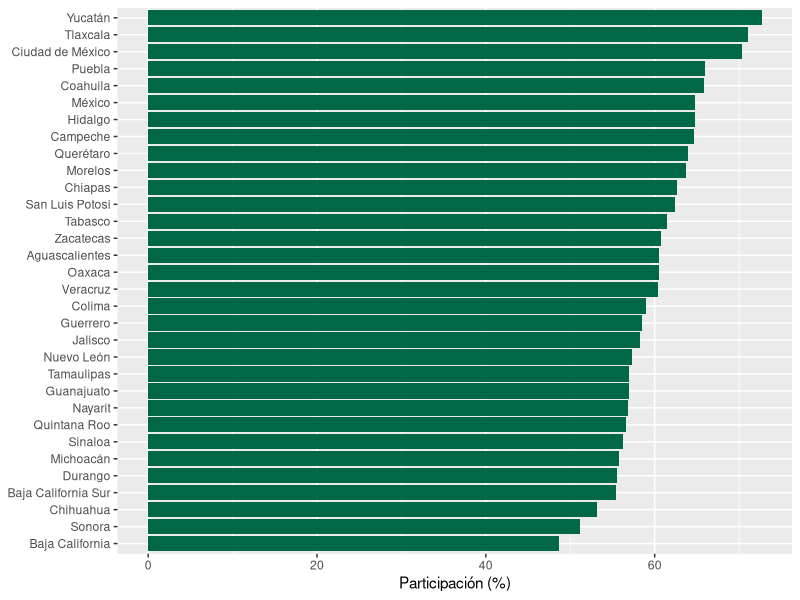
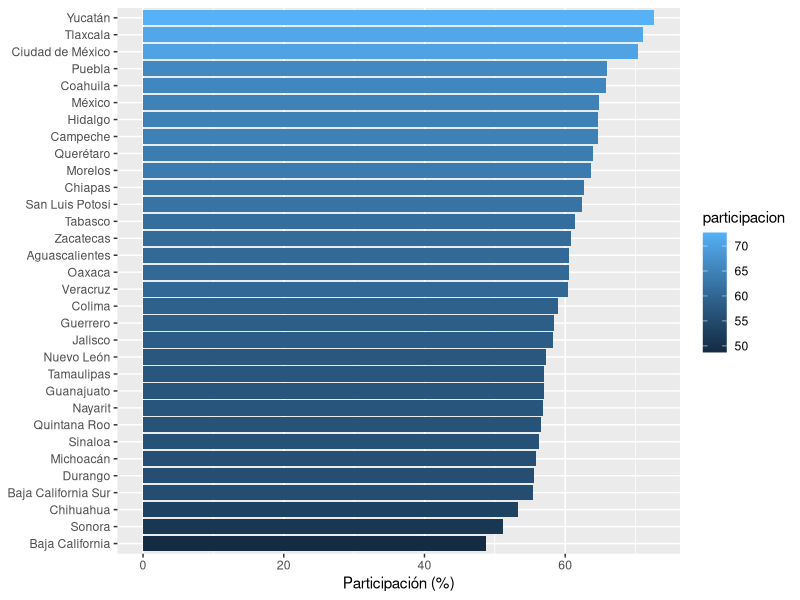
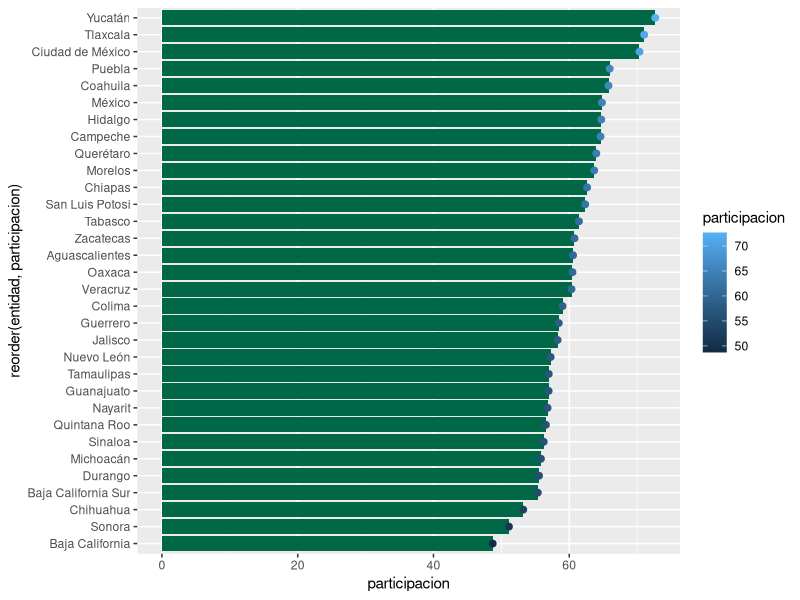
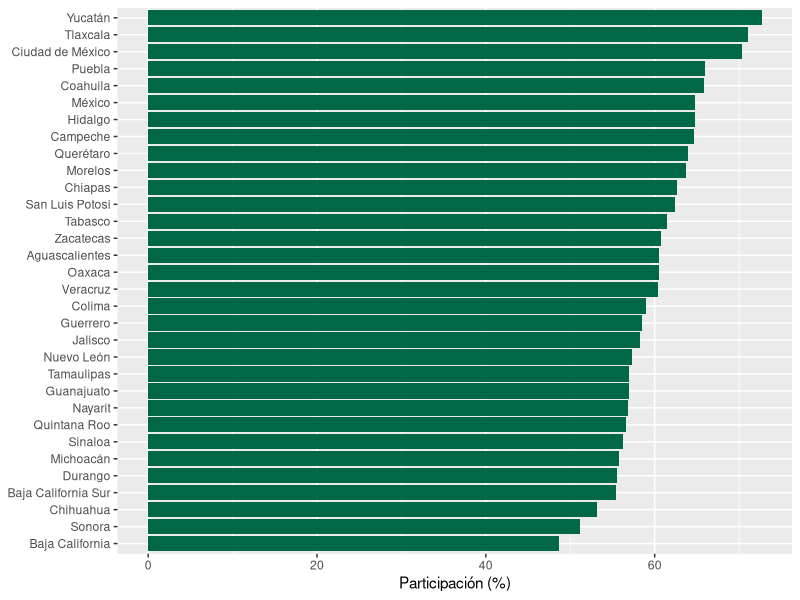
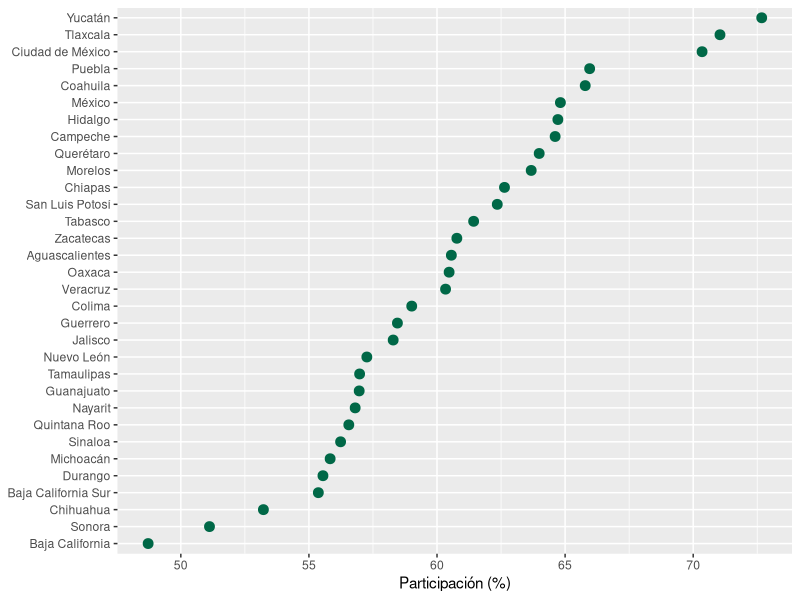
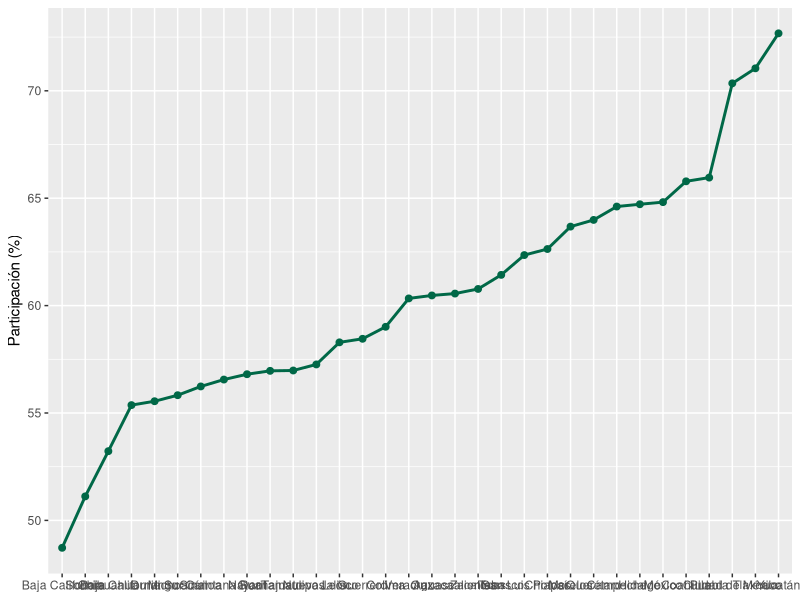
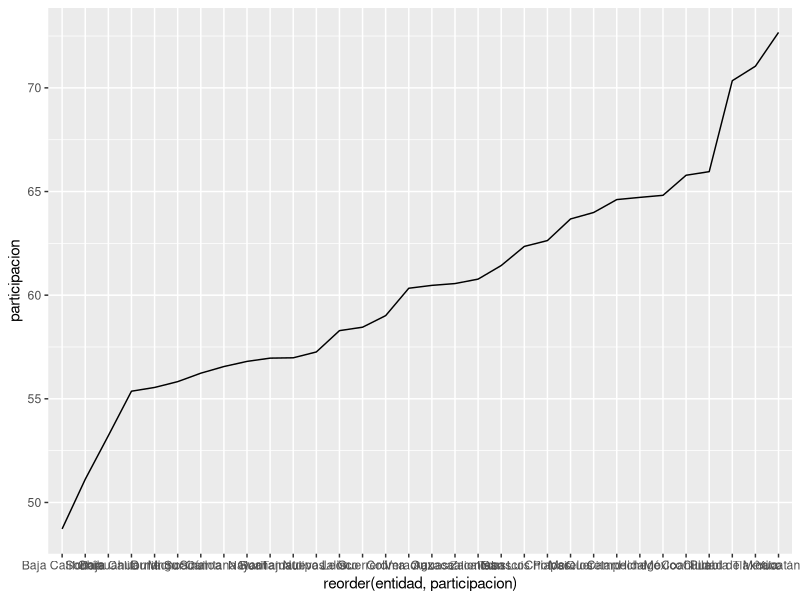
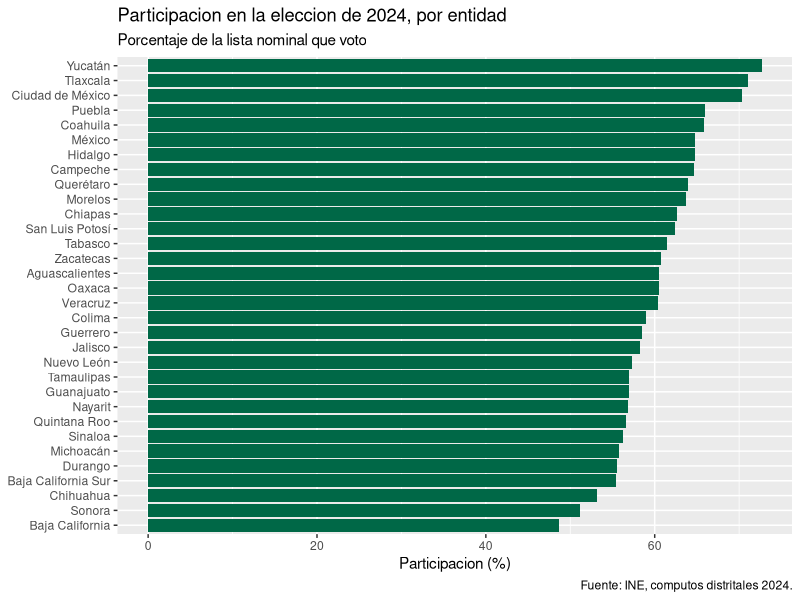

Here is the R script that generated these plots, in order:
# ==============================================================
# Laboratorio de R para Ciencia Política — ITAM
# Sesión 05 · La gramática de los gráficos
# ---------------------------------------------------------------
# Qué vamos a hacer hoy:
#   Entender por qué un gráfico de ggplot2 se arma por capas y no se elige
#   de un menú, escoger entre barras, puntos y línea según la pregunta que
#   tengamos, y justificar una paleta de color como una decisión sustantiva,
#   no un gusto estético. Al final el gráfico prestado de la sesión 1 queda
#   explicado por completo.
#
# Qué necesitas antes de empezar:
#   Haber corrido las sesiones 3 y 4. Usamos filter(), arrange(), mutate()
#   y el pipe |> sin volver a explicarlos.
#
# Datos: INE, cómputos distritales de la elección presidencial de 2024,
#        agregados por entidad y por municipio. Ver datos/README.md.
# Autor: Emiliano Miranda González
# ==============================================================

# ESTA ES LA VERSIÓN RESUELTA. Se publica después de la sesión.
# Si estás en clase, usa 05_script.R.


# ---- 0. Los paquetes ----

#   install.packages(c("tidyverse", "here"))

library(tidyverse)   # dplyr, ggplot2, readr
library(here)


# ---- 1. Los datos de hoy ----

# Dos bases, mismo origen: una agregada por entidad (32 filas, la que ya
# conoces de la sesión 1) y una por municipio (2,475 filas, mucho más fina).
# Hoy las vamos a usar para lo mismo que siempre: hacer gráficos. Lo nuevo
# no es el dato, es entender POR QUÉ el gráfico que ya sabes copiar se ve
# como se ve.

resultados_entidad   <- read_csv(here("datos", "limpios", "presidencial_2024_entidad.csv"))
resultados_municipio <- read_csv(here("datos", "limpios", "presidencial_2024_municipio.csv"))


# ---- 2. La gramática no es un menú ----

# "Gramática de gráficos" no es una metáfora decorativa: significa que un
# gráfico de ggplot2 tiene piezas fijas, con una función cada una, y que se
# combinan con reglas — igual que un idioma. No es un catálogo del que
# eliges "el gráfico de barras" o "el de pastel"; es una receta que armas.
#
# Las piezas, en el orden en que las vas a usar casi siempre:
#
#   1. LOS DATOS       — el tibble que le pasas a ggplot()
#   2. aes()            — qué columna va en cada canal visual (x, y, color...)
#   3. UN geom_*()       — qué forma toman esos datos (barra, punto, línea)
#   4. labs()            — qué hay que leer: título, ejes, fuente
#   5. theme() y ajustes — todo lo que NO son los datos: tamaños, cuadrícula,
#                          facetas, límites de eje
#
# Y hay una regla que resuelve la mitad de las dudas de esta hora:
#
#   TODO LO QUE DEPENDE DE UNA VARIABLE VA DENTRO DE aes().
#   LO QUE ES CONSTANTE PARA TODO EL GRÁFICO VA FUERA.
#
# Compáralas. Son casi el mismo bloque:

# Versión FIJA: un solo verde para las 32 barras, sin importar el dato.
# "#006847" no depende de ninguna columna, por eso va FUERA de aes().
ggplot(resultados_entidad, aes(x = participacion, y = reorder(entidad, participacion))) +
  geom_col(fill = "#006847") +
  labs(x = "Participación (%)", y = NULL)

# ← COMPLETA: la misma idea, pero ahora el color SÍ depende del dato.
# Mapea fill a la propia columna participacion DENTRO de aes(), para que
# cada barra se pinte según su valor. Usa la misma base y las mismas
# columnas que el bloque de arriba; solo cambia dónde va fill.
grafico_participacion_mapeada <- ggplot(
  resultados_entidad,
  aes(x = participacion, y = reorder(entidad, participacion), fill = participacion)
) +
  geom_col() +
  labs(x = "Participación (%)", y = NULL)

grafico_participacion_mapeada

# Fíjate en la diferencia: en la primera versión, fill = "#006847" es un
# argumento de geom_col(), fuera de aes(), y por eso es constante. En la
# segunda, fill = participacion está DENTRO de aes(), y por eso ggplot2
# entiende que tiene que leer la columna fila por fila y decidir un color
# distinto para cada una. La sintaxis se parece; el significado es opuesto.


# ---- 3. aes() global contra aes() local ----

# Un aes() escrito dentro de ggplot() es GLOBAL: todas las capas que
# vengan después lo heredan sin que tengas que repetirlo. Un aes() escrito
# dentro de un geom_*() es LOCAL: solo aplica a esa capa.

ggplot(resultados_entidad, aes(x = participacion, y = reorder(entidad, participacion))) +
  geom_col(fill = "#006847") +                        # hereda x e y; no necesita más
  geom_point(aes(colour = participacion), size = 2)    # aes() local: solo esta capa mapea colour

# Este gráfico no es bonito a propósito: es para ver la mecánica, no para
# publicarse. Las barras se quedaron fijas en verde porque su fill sigue
# fuera de aes(); los puntos encima sí cambian de color porque su aes()
# local mapeó colour a participacion. Cuando en la sesión 7 escribas
# ggplot(datos, aes(...)) + geom_sf(...), es exactamente esta misma regla.


# ---- 4. Tres geoms, un mismo esqueleto ----

# El catálogo completo de geoms de ggplot2 tiene decenas de funciones. Con
# tres alcanza para casi todo lo que vas a necesitar en el resto del curso:
# barras para comparar magnitudes entre categorías, puntos para comparar
# valores finos o relaciones entre dos variables, y línea para series
# donde el orden en el eje x significa algo. (El resto — histograma,
# boxplot, geom_smooth() — llega cuando hace falta, en las sesiones 6 y 8.)

# Barras: geom_col(). La longitud codifica la magnitud, y una longitud se
# lee desde cero — por eso una barra que no arranca en cero miente.
ggplot(resultados_entidad, aes(x = participacion, y = reorder(entidad, participacion))) +
  geom_col(fill = "#006847") +
  labs(x = "Participación (%)", y = NULL)

# ← COMPLETA: el mismo esqueleto de arriba, cambiando solo el geom.
# Copia el bloque anterior y sustituye geom_col() por geom_point(size = 3).
# Deja aes() exactamente igual.
grafico_puntos_participacion <- ggplot(
  resultados_entidad,
  aes(x = participacion, y = reorder(entidad, participacion))
) +
  geom_point(colour = "#006847", size = 3) +
  labs(x = "Participación (%)", y = NULL)

grafico_puntos_participacion

# Puntos: la magnitud queda codificada en la POSICIÓN, no en la longitud.
# Por eso un scatter no necesita empezar en cero: puedes acercar la vista
# al rango donde de verdad están los datos y ver diferencias que en barras
# quedarían aplastadas contra el eje.

# Línea: geom_line() conecta puntos consecutivos siguiendo el orden del
# eje x. Sirve cuando ese orden significa algo de verdad — casi siempre
# tiempo. Aquí no tenemos una serie de tiempo: usamos la línea solo para
# ver qué hace, no para insinuar una tendencia entre entidades.
ggplot(resultados_entidad, aes(x = reorder(entidad, participacion), y = participacion, group = 1)) +
  geom_line(colour = "#006847", linewidth = 1) +
  geom_point(colour = "#006847", size = 2) +
  labs(x = NULL, y = "Participación (%)")

# El group = 1 no es decorativo: bórralo y corre el bloque otra vez. Sin
# él, ggplot2 agrupa por cada valor distinto del eje x — y como cada
# entidad aparece una sola vez, cada una queda en su propio grupo de un
# solo punto. Un grupo de un punto no tiene nada que conectar, así que la
# línea sencillamente no aparece. Es la trampa más común de geom_line()
# con un eje categórico.

# Y la trampa hermana, la de fill contra colour: geom_line() no tiene
# relleno, tiene trazo. Prueba esto y lee la advertencia con cuidado:
ggplot(resultados_entidad, aes(x = reorder(entidad, participacion), y = participacion, group = 1)) +
  geom_line(aes(fill = participacion))

# "Warning: Ignoring unknown aesthetics: fill" — R está diciendo, en
# criollo, "no sé qué hacer con fill aquí, así que lo ignoro". geom_line()
# no tiene una región que rellenar, solo un trazo: el argumento correcto
# es colour, no fill. El mismo par fill/colour reaparece en geom_col()
# —donde sí hay relleno— y en la sesión 7, en geom_sf().


# ---- 5. labs(): qué hay que ver, no qué es ----

# Ya lo dijimos en la sesión 1 y hoy se vuelve regla: un buen título dice
# qué hay que ver, no qué es. Compara estas dos versiones del mismo dato.

# Descriptivo: dice lo que el gráfico YA es. No dirige la mirada a nada.
ggplot(resultados_entidad, aes(x = participacion, y = reorder(entidad, participacion))) +
  geom_col(fill = "#006847") +
  labs(
    title    = "Participacion en la eleccion de 2024, por entidad",
    subtitle = "Porcentaje de la lista nominal que voto",
    x        = "Participacion (%)",
    y        = NULL,
    caption  = "Fuente: INE, computos distritales 2024."
  )

# ← COMPLETA: reescribe el título de arriba como una pregunta que dirija
# la mirada a algo concreto (por ejemplo, a los extremos). Conserva el
# resto del bloque igual — subtitle, ejes y caption no cambian.
grafico_participacion_pregunta <- ggplot(
  resultados_entidad,
  aes(x = participacion, y = reorder(entidad, participacion))
) +
  geom_col(fill = "#006847") +
  labs(
    title    = "¿En qué entidades casi nadie se quedó en casa en 2024?",
    subtitle = "Porcentaje de la lista nominal que votó",
    x        = "Participación (%)",
    y        = NULL,
    caption  = "Fuente: INE, cómputos distritales 2024."
  )

grafico_participacion_pregunta

# labs() tiene cuatro argumentos que casi nunca faltan: title (la
# pregunta), subtitle (la precisión que no cupo en el título), x/y (con
# qué unidad, y NULL cuando el eje ya se explica solo), y caption (la
# fuente: un gráfico sin fuente no se entrega). Todos son texto que
# depende de tu criterio, no de una columna — por eso van fuera de aes(),
# como argumentos de labs() y no como mapeos.


# ---- 6. Color con criterio: el contraejemplo primero ----

# El material heredado de este laboratorio coloreaba mapas de México con
# rainbow(), la función de paletas de R base. Vamos a verla, entender por
# qué parece razonable, y tumbarla.

entidades_top8 <- resultados_entidad |>
  arrange(desc(participacion)) |>
  head(8)

# MAL: rainbow() reparte a mano ocho colores por categoría.
ggplot(entidades_top8, aes(x = participacion, y = reorder(entidad, participacion), fill = entidad)) +
  geom_col() +
  scale_fill_manual(values = rainbow(8)) +
  labs(
    title   = "Las 8 entidades con mayor participación en 2024",
    x       = "Participación (%)",
    y       = NULL,
    caption = "Fuente: INE, cómputos distritales 2024."
  )

# rainbow() reparte matices del círculo cromático a distancias iguales EN
# GRADOS, no en percepción humana: el amarillo se ve mucho más brillante
# que el azul o el morado aunque estén a la misma distancia angular, así
# que el ojo no lee "ocho pasos iguales": lee unos colores que saltan y
# otros que se hunden. Y como buena parte de esos matices pasa por la zona
# rojo-verde, alguien con daltonismo rojo-verde —la forma más común—
# pierde la distinción entre varias barras que para el resto del salón se
# ven clarísimamente distintas.
#
# La corrección no es "usar menos colores brillantes": es usar una paleta
# diseñada para esto. RColorBrewer marca en su propio catálogo qué
# paletas son seguras para daltonismo, y "Dark2" es una de ellas, con un
# techo documentado de 8 categorías — justo las que tenemos aquí.

# BIEN: mismo esqueleto, mismos datos, se cambia solo la escala.
ggplot(entidades_top8, aes(x = participacion, y = reorder(entidad, participacion), fill = entidad)) +
  geom_col() +
  scale_fill_brewer(palette = "Dark2") +
  labs(
    title   = "Las 8 entidades con mayor participación en 2024",
    x       = "Participación (%)",
    y       = NULL,
    caption = "Fuente: INE, cómputos distritales 2024."
  )

# Esta es la paleta CUALITATIVA del curso: sirve para categorías sin orden
# natural (aquí, el nombre de la entidad), con colores de máximo contraste
# entre sí y sin gradiente. Si alguna vez necesitas más de 8 categorías,
# la respuesta no es forzar más colores: es agrupar, usar facetas
# (sesión 6) o pasar a una escala continua con leyenda ordenada.


# ---- 7. La misma pregunta, dos formas más: secuencial y divergente ----

# Cualitativa ya la viste arriba. Faltan las otras dos familias, y cada
# una responde a un tipo de variable distinto — no a un gusto.

# SECUENCIAL: para una magnitud que va de menos a más, sin dos bandos.
# participacion es exactamente eso: no hay un "lado positivo" y un "lado
# negativo" de participar más o menos.
ggplot(resultados_entidad, aes(x = participacion, y = reorder(entidad, participacion), fill = participacion)) +
  geom_col() +
  scale_fill_viridis_c() +
  labs(
    title   = "Participación en 2024, por entidad",
    x       = "Participación (%)",
    y       = NULL,
    caption = "Fuente: INE, cómputos distritales 2024."
  )

# viridis va de un tono claro a uno oscuro y está diseñada para verse
# perceptualmente uniforme y ser legible bajo las formas comunes de
# daltonismo — es la escala secuencial segura por defecto de este curso.

# DIVERGENTE: para una variable con un punto medio SUSTANTIVO, casi
# siempre un cero real. ventaja_shh (a nivel municipio) sí lo tiene: es
# positiva donde Sigamos Haciendo Historia va adelante, y negativa donde
# va adelante el otro bloque. El cero no es un promedio inventado: es el
# punto donde cambia quién va ganando.

municipios_grandes <- resultados_municipio |>
  arrange(desc(lista_nominal)) |>
  head(15)

ggplot(municipios_grandes, aes(x = ventaja_shh, y = reorder(municipio, ventaja_shh), fill = ventaja_shh)) +
  geom_col() +
  scale_fill_gradient2(low = "#B2182B", mid = "white", high = "#2166AC", midpoint = 0) +
  labs(
    title   = "¿Qué tan cerrada estuvo la elección en los municipios más grandes?",
    x       = "Ventaja de SHH sobre el segundo lugar (puntos porcentuales)",
    y       = NULL,
    caption = "Fuente: INE, cómputos distritales 2024."
  )


# ---- 8. EL SALTO: la escala de color es una decisión sustantiva ----

# Hasta aquí, la elección entre secuencial, divergente y cualitativa
# pareció una cuestión de qué función escribir. No lo es. Mira esto:

# MAL: una escala divergente sobre una variable que NO tiene un cero real.
ggplot(resultados_entidad, aes(x = participacion, y = reorder(entidad, participacion), fill = participacion)) +
  geom_col() +
  scale_fill_gradient2(midpoint = mean(resultados_entidad$participacion))

# Esto compila. Hasta se ve prolijo: rojo para abajo del promedio, azul
# para arriba. El problema no es de sintaxis, es de sustancia. La
# participación no tiene dos bandos que diverjan desde un centro: es una
# sola magnitud que va de menos a más, y el promedio que acabamos de
# pasarle a midpoint no es un cero natural — es un número que inventamos
# nosotros al calcular mean(). La escala divergente le está diciendo a
# quien la mira que hay una frontera sustantiva en ese punto, y no la hay.
#
# EL SALTO: elegir una escala de color no es una decisión estética, es una
# afirmación sobre la estructura de la variable. Una paleta divergente
# sobre una variable sin punto medio natural no es fea: es una afirmación
# falsa, hecha en color en vez de en palabras.

# ← COMPLETA: ahora aplícalo bien. ventaja_shh SÍ tiene un cero real (ver
# el bloque 7). Completa la escala divergente correcta para ese caso, con
# midpoint = 0 explícito — no calculado con mean().
grafico_ventaja_divergente <- ggplot(
  municipios_grandes,
  aes(x = ventaja_shh, y = reorder(municipio, ventaja_shh), fill = ventaja_shh)
) +
  geom_col() +
  scale_fill_gradient2(low = "#B2182B", mid = "white", high = "#2166AC", midpoint = 0) +
  labs(
    title   = "Aquí el cero sí es real: quién va adelante en cada municipio",
    x       = "Ventaja de SHH (puntos porcentuales)",
    y       = NULL,
    caption = "Fuente: INE, cómputos distritales 2024."
  )

grafico_ventaja_divergente


# ---- 9. Cámbiale algo ----

# Cambia option = "viridis" del bloque 7 por option = "magma" o
# option = "plasma", y los dos colores de la escala divergente del bloque
# 8 por otro par (por ejemplo, los mismos verde y guinda del curso).
# Vuelve a correr los dos bloques y compara.




# ==============================================================
# El gráfico de la sesión 1 ya no es un gráfico prestado.
#
# Vuelve a él (está en 01_script_completo.R) y léelo con lo de hoy:
# ¿qué va dentro de aes() y qué va fuera? ¿Por qué geom_col() y no
# geom_point()? ¿El título dice qué es el gráfico, o qué hay que ver?
#
# Y una última pregunta, para la sesión 6: si tuvieras que enseñar este
# gráfico en un trabajo final, ¿qué le falta todavía?
# ==============================================================
